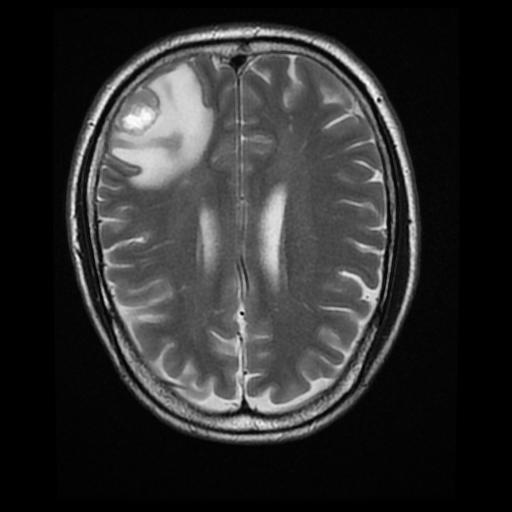
#> input picture data/brain_tumor_dataset/yes/Y103.jpg, 512 x 512 px, found by its file name
$ jupyter execute --allow-errors MRI_tumour_detection.ipynb
#> lines starting #> are read from the running program, lines starting #| are printed output that depends on the picture
<a href="https://colab.research.google.com/github/AlinaLevitin/MRI_tumour_detection/blob/main/MRI_tumour_detection.ipynb" target="_parent"></a>

# **MRI Tumor Detection**

This dataset contains 253 images of brains with and without tumors.
I built a small deep learning model in order to predict pressence or tumor.
I chose [this dataset from Kaggle](https://www.kaggle.com/datasets/navoneel/brain-mri-images-for-brain-tumor-detection) since it fits in the drive.
Its unrelaible to use it as tumor prediction!

For better prediction I used a [second dataset from Kaggle](https://www.kaggle.com/datasets/navoneel/brain-mri-images-for-brain-tumor-detection) containing 3000 images of brain MRI with or without tumors in pycharm.

### **Importing the relevant packages**

[cell 1]
from google.colab import drive

#> (the rest of this cell did not finish here and is left out)

[cell 2]
import os

import tensorflow as tf
import matplotlib.pyplot as plt
import matplotlib.image as mpimg
import random
import cv2
import imutils
import numpy as np
import itertools

from tensorflow.keras.preprocessing.image import ImageDataGenerator
from sklearn.metrics import confusion_matrix

### **Viewing the data**

[cell 3]
# Setup paths to our data directory

dir_path = "/content/drive/MyDrive/Colab Notebooks/MiniProjects/MRI_tumour_detection/data/brain_tumor_dataset"

[cell 4]
def view_random_images(target_dir, target_classes=('yes', 'no'), img_num=25):
  """
  function to veiw a bulk of images of both classes
  """

  # making a figure for each class
  for target_class in target_classes:

    # set the target directory
    target_folder = target_dir + '/' + target_class

    # Set up a figure
    plt.figure()

    # Get random image paths according to the number of images chosen in img_num
    random_images = random.sample(os.listdir(target_folder), img_num)

    # Read in the image and plot it using matplotlib
    for index, image in enumerate(random_images):
      plt.subplot(5, 5, index+1)
      plt.imshow(mpimg.imread(target_folder + "/" + image))

      # remnving the axis
      plt.axis('off')

    # setting the title according to the class
    plt.suptitle(f'Tumor: {target_class}', fontsize=20)

    plt.show()

#> (a cell that did not finish here is left out)

[cell 6]
# plot the number of images
yes_images = os.listdir(dir_path + '/' + 'yes')
no_images = os.listdir(dir_path + '/' + 'no')

num_yes_images = len(yes_images)
num_no_images = len(no_images)

plt.figure(figsize=(10, 7))
plt.bar(('Possitive for Tumor', 'Negative for Tumor'), (num_yes_images, num_no_images))
plt.title('Brain MRI images', fontsize=20)
plt.ylabel('Count', fontsize=15)
plt.tick_params(labelsize=15)
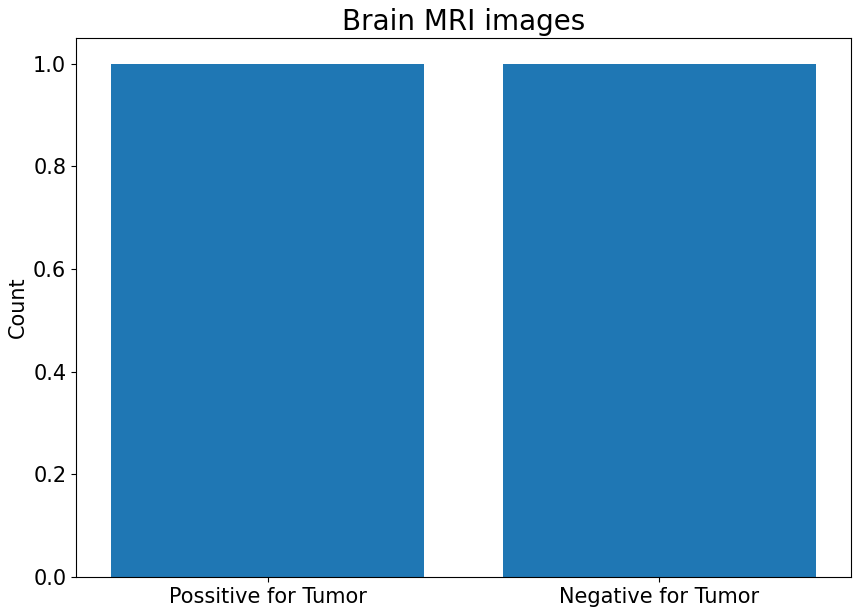
#> figure drawn by matplotlib, 1 panel

## **Preprocessign data**

### Cropping (from [1](https://www.kaggle.com/code/ashuvssut/brain-tumor-detection-cnn) and [2](https://www.kaggle.com/code/asubasi/brain-tumor-detection-mobilenet-v2))

[cell 7]
# [41 lines left out: function crop_image, not called in this run]

[cell 8]
# [35 lines left out: function crop_all_images, not called in this run]

[cell 9]
# crop all images into a new dir (need to run only once - it takes a lot of time)
# crop_all_images(dir_path)

#> (a cell that did not finish here is left out)


[cell 11]
yes_images = os.listdir('/content/drive/MyDrive/Colab Notebooks/MiniProjects/MRI_tumour_detection/data/cropped_brain_tumor_dataset/yes')
image = mpimg.imread('/content/drive/MyDrive/Colab Notebooks/MiniProjects/MRI_tumour_detection/data/cropped_brain_tumor_dataset/yes' + "/" + yes_images[0])
#> image is the input picture: shape (512, 512, 3); min 0, max 255, mean 46.5
image.shape
#> Out = (512, 512, 3)

## **Loading the Data**

[cell 12]
tf.random.set_seed(42)
#> (this line was passed over: tensorflow is not available in this run)
